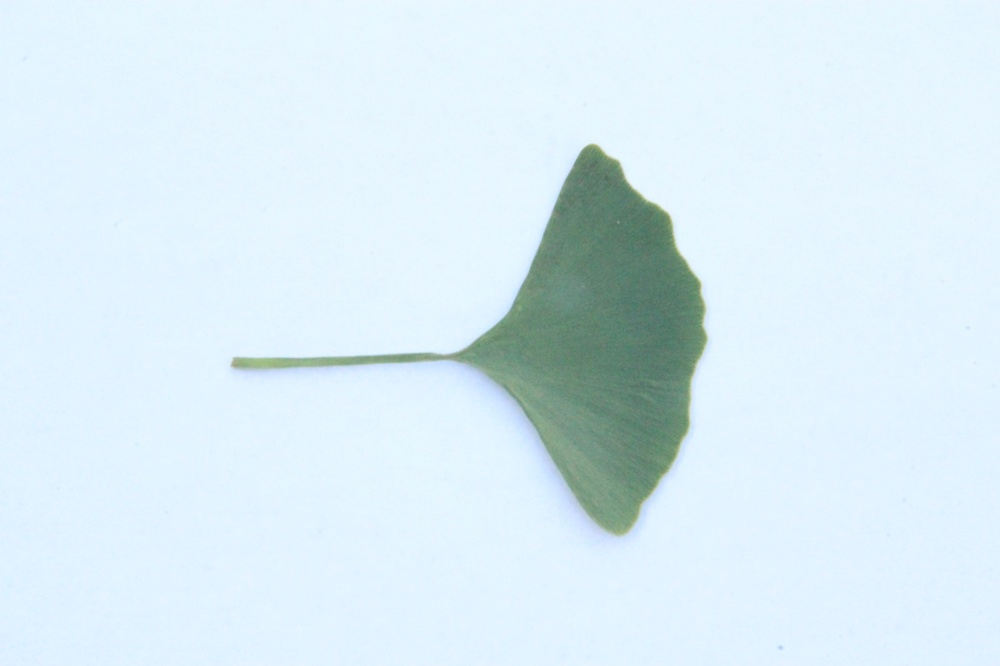
#> input picture test_assets/03_unsupported_crop/ginkgo_green_unsupported.jpg, 1000 x 666 px, shrunk from 1400 x 933 before the run, given in place of _demo_leaf.jpg, which was not available
$ python make_demo_compliant.py
#> lines starting #> are read from the running program, lines starting #| are printed output that depends on the picture; after the words box and inside, x2 and y2 are one past the last pixel; in counts of white or black regions, pixels touching at a corner belong together; pictures that were not available may be replaced by others from this repository, and a replacement may not be noted
#> in main, img is the input picture: shape (666, 1000, 3); mean B, G, R 243.1, 235.2, 217.5
"""把 frontend/_demo_leaf.jpg 的背景替换成纯白色，使其通过「叶片 + 纯色背景」校验。

用法：
  .venv/Scripts/python.exe scripts/make_demo_compliant.py

输出：frontend/_demo_leaf_compliant.jpg
"""
from pathlib import Path

import cv2
import numpy as np

ROOT = Path(__file__).resolve().parent.parent
SRC = ROOT / "frontend" / "_demo_leaf.jpg"
DST = ROOT / "frontend" / "_demo_leaf_compliant.jpg"


def segment_leaf(img_bgr: np.ndarray) -> np.ndarray:
    """用颜色 + 形态学分割叶片前景，返回单通道掩膜。"""
    hsv = cv2.cvtColor(img_bgr, cv2.COLOR_BGR2HSV)
#> hsv: shape (666, 1000, 3); mean H, S, V 99.2, 29.8, 244.8

    # 绿色通道（叶片主体，含黄绿）
    green = cv2.inRange(hsv, (25, 40, 40), (100, 255, 255))
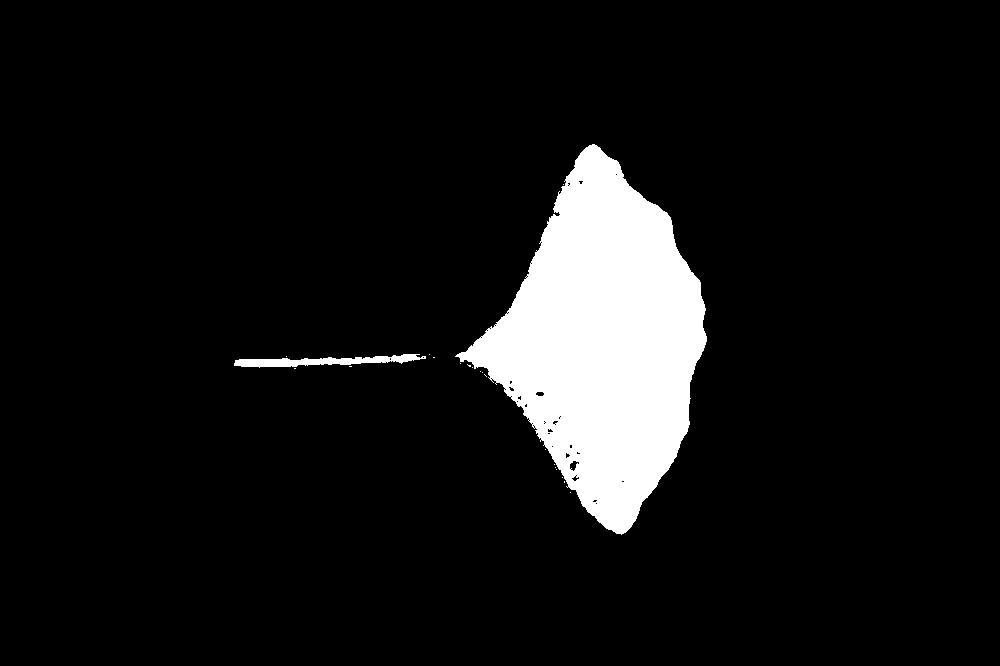
#> green: shape (666, 1000); 8% white; 21 white regions (19 under 20 px), largest, box (x1, y1, x2, y2) and area: (455, 144, 707, 535) 52250, (234, 354, 426, 368) 1275
    # 褐色/枯黄通道（病斑、枯边）
    brown = cv2.inRange(hsv, (0, 30, 20), (25, 255, 180))
#> brown: shape (666, 1000); every value is 0
    # 排除过暗阴影
    dark = cv2.inRange(hsv, (0, 0, 0), (180, 255, 35))

    fg = cv2.bitwise_or(green, brown)
    fg = cv2.bitwise_and(fg, cv2.bitwise_not(dark))

    # 形态学：先闭运算补洞，再开运算去噪
    kernel = cv2.getStructuringElement(cv2.MORPH_ELLIPSE, (7, 7))
    fg = cv2.morphologyEx(fg, cv2.MORPH_CLOSE, kernel, iterations=2)
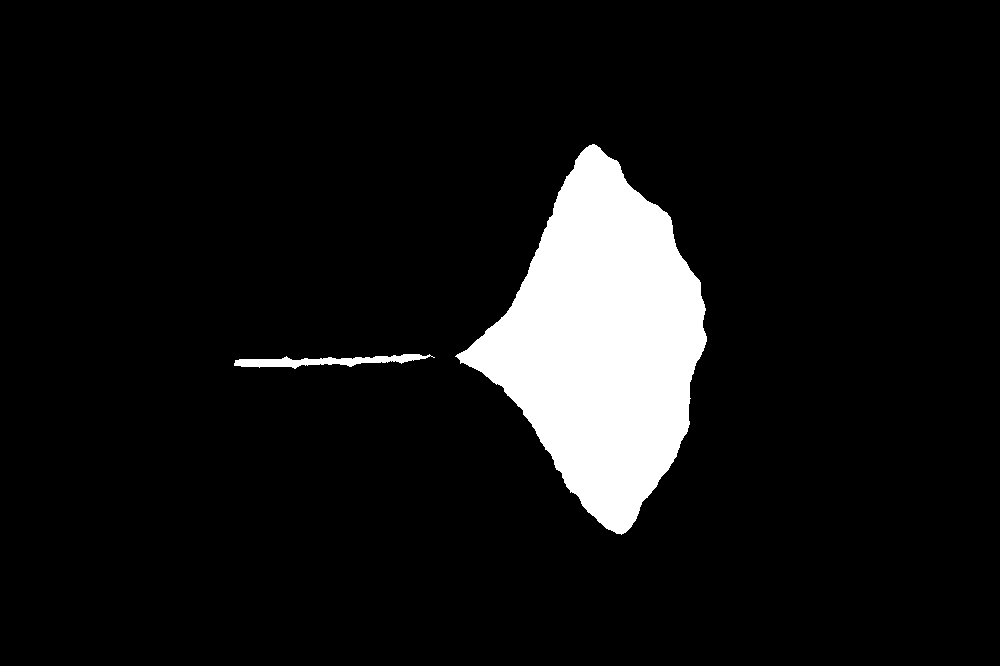
#> fg: shape (666, 1000); 8.1% white; 2 white regions, box (x1, y1, x2, y2) and area: (455, 144, 707, 535) 52815, (234, 354, 435, 369) 1347
    fg = cv2.morphologyEx(fg, cv2.MORPH_OPEN, kernel, iterations=1)
#> fg: shape (666, 1000); 8.1% white; 5 white regions, box (x1, y1, x2, y2) and area: (457, 144, 707, 535) 52792, (236, 357, 311, 369) 575, (372, 354, 417, 364) 283, (338, 357, 364, 367) 176, (318, 357, 335, 365) 102

    # 只保留最大连通区域（避免小噪点）
    num_labels, labels, stats, _ = cv2.connectedComponentsWithStats(fg, connectivity=8)
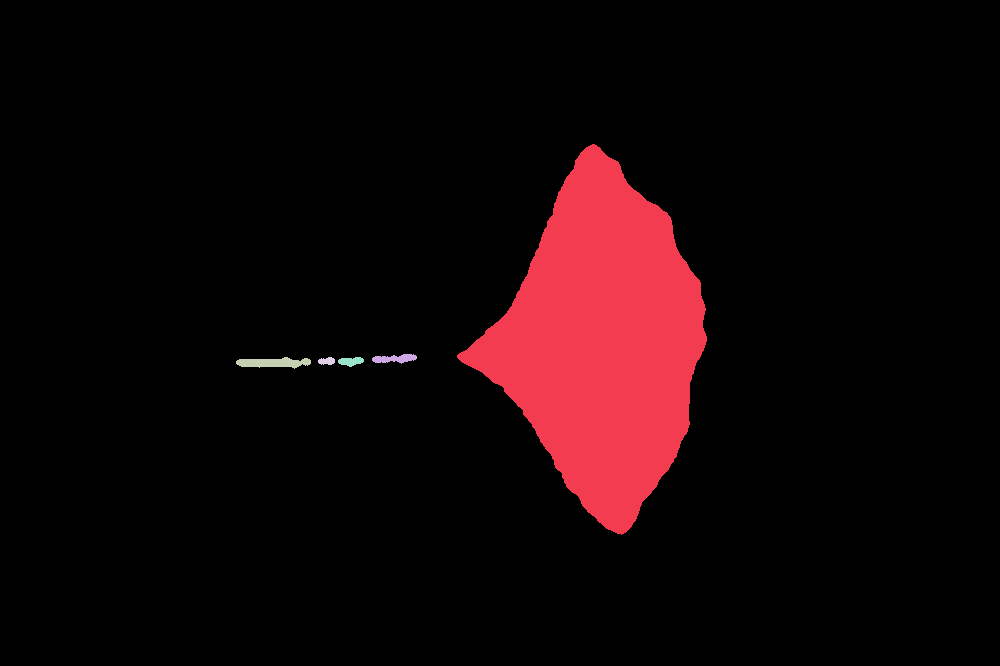
#> labels: shape (666, 1000) int32; 6 distinct labels, from 0 to 5; one colour per label, 0 black
#> num_labels = 6; stats = [[0, 0, 1000, 666, 612072], [457, 144, 250, 391, 52792], [372, 354, 45, 10, 283], [236, 357, 75, 12, 575], [318, 357, 17, 8, 102], [338, 357, 26, 10, 176]]
    if num_labels > 1:
        largest = 1 + int(np.argmax(stats[1:, cv2.CC_STAT_AREA]))
#> largest = 1
        fg = (labels == largest).astype(np.uint8) * 255
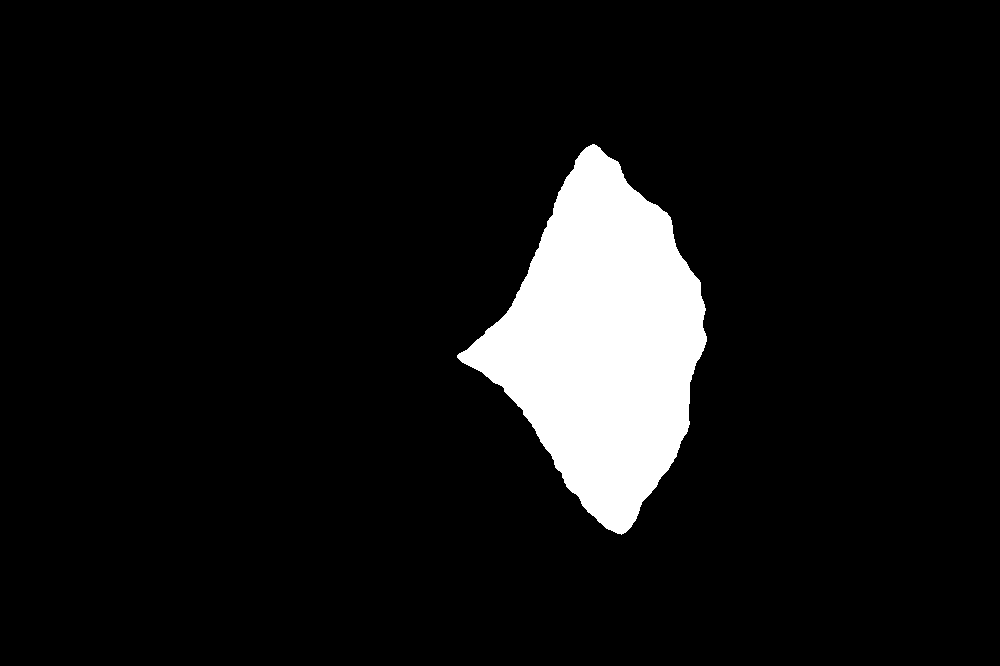
#> fg: shape (666, 1000); 7.9% white; 1 white region, box (x1, y1, x2, y2) and area: (457, 144, 707, 535) 52792

    return fg


def main():
    img = cv2.imread(str(SRC))
    if img is None:
        raise SystemExit(f"无法读取 {SRC}")

    mask = segment_leaf(img)

    # 背景替换为纯白，前景保留原图
    white_bg = np.full_like(img, 255)
    fg = cv2.bitwise_and(img, img, mask=mask)
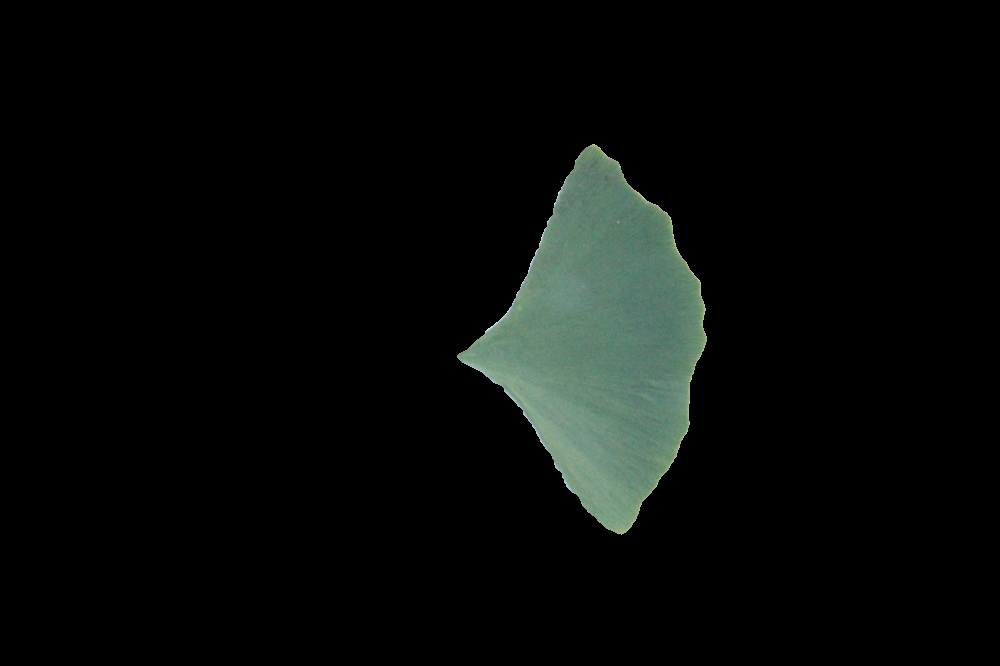
#> fg: shape (666, 1000, 3); mean B, G, R 9.4, 10.9, 8.3
    bg = cv2.bitwise_and(white_bg, white_bg, mask=cv2.bitwise_not(mask))
#> white_bg: shape (666, 1000, 3); every value is 255
    out = cv2.add(fg, bg)
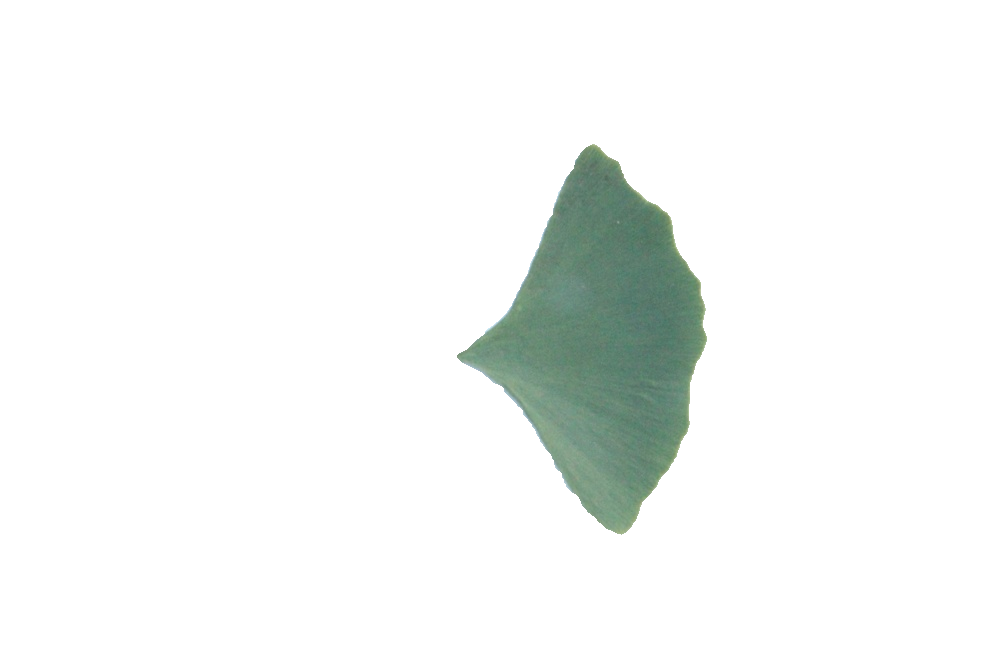
#> out: shape (666, 1000, 3); mean B, G, R 244.2, 245.7, 243.1

    # 轻微高斯模糊边缘，减少锯齿感
    mask_3 = cv2.cvtColor(mask, cv2.COLOR_GRAY2BGR) / 255.0
    out = (out * mask_3 + white_bg * (1 - mask_3)).astype(np.uint8)

    cv2.imwrite(str(DST), out)
    print(f"已生成合规示例图：{DST}")


if __name__ == "__main__":
    main()
